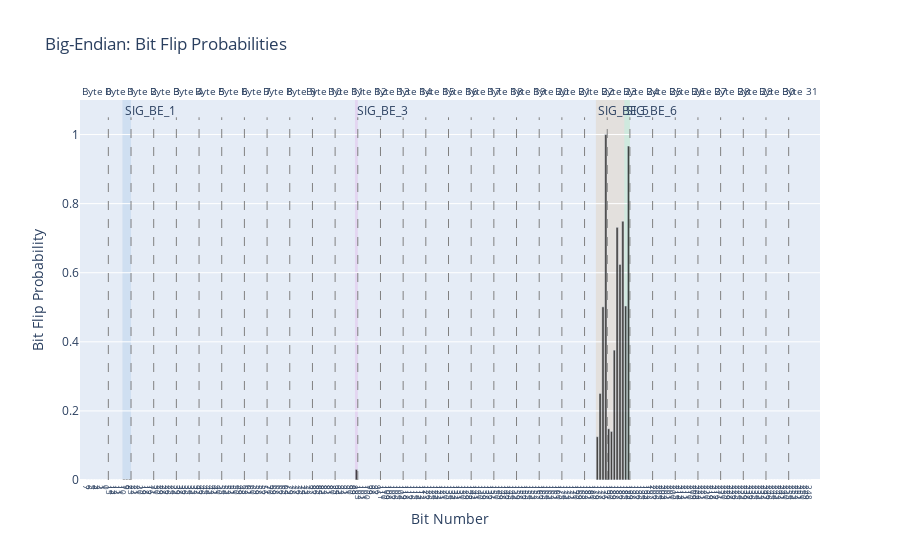

Notebook source saved alongside this figure:
### Code cell
decoder.plot_message_from_id('42A')

### Figure 1 — Plotly figure (JSON) as saved in the notebook; plotly's stock layout.template omitted (floating-point values rounded to 4 significant figures; data arrays with more than 128 entries replaced by an {"elided": "..."} marker saying what was removed)
{"data": [{"marker": {"color": "black"}, "name": "Bit Flip Probability", "opacity": 0.7, "type": "bar", "x": {"elided": "256 int values"}, "y": {"elided": "256 float values"}}], "layout": {"annotations": [{"font": {"size": 10}, "showarrow": false, "text": "Byte 0", "x": 3.5, "xanchor": "center", "xref": "x", "y": 1, "yanchor": "bottom", "yref": "y domain"}, {"font": {"size": 10}, "showarrow": false, "text": "Byte 1", "x": 11.5, "xanchor": "center", "xref": "x", "y": 1, "yanchor": "bottom", "yref": "y domain"}, {"font": {"size": 10}, "showarrow": false, "text": "Byte 2", "x": 19.5, "xanchor": "center", "xref": "x", "y": 1, "yanchor": "bottom", "yref": "y domain"}, {"font": {"size": 10}, "showarrow": false, "text": "Byte 3", "x": 27.5, "xanchor": "center", "xref": "x", "y": 1, "yanchor": "bottom", "yref": "y domain"}, {"font": {"size": 10}, "showarrow": false, "text": "Byte 4", "x": 35.5, "xanchor": "center", "xref": "x", "y": 1, "yanchor": "bottom", "yref": "y domain"}, {"font": {"size": 10}, "showarrow": false, "text": "Byte 5", "x": 43.5, "xanchor": "center", "xref": "x", "y": 1, "yanchor": "bottom", "yref": "y domain"}, {"font": {"size": 10}, "showarrow": false, "text": "Byte 6", "x": 51.5, "xanchor": "center", "xref": "x", "y": 1, "yanchor": "bottom", "yref": "y domain"}, {"font": {"size": 10}, "showarrow": false, "text": "Byte 7", "x": 59.5, "xanchor": "center", "xref": "x", "y": 1, "yanchor": "bottom", "yref": "y domain"}, {"font": {"size": 10}, "showarrow": false, "text": "Byte 8", "x": 67.5, "xanchor": "center", "xref": "x", "y": 1, "yanchor": "bottom", "yref": "y domain"}, {"font": {"size": 10}, "showarrow": false, "text": "Byte 9", "x": 75.5, "xanchor": "center", "xref": "x", "y": 1, "yanchor": "bottom", "yref": "y domain"}, {"font": {"size": 10}, "showarrow": false, "text": "Byte 10", "x": 83.5, "xanchor": "center", "xref": "x", "y": 1, "yanchor": "bottom", "yref": "y domain"}, {"font": {"size": 10}, "showarrow": false, "text": "Byte 11", "x": 91.5, "xanchor": "center", "xref": "x", "y": 1, "yanchor": "bottom", "yref": "y domain"}, {"font": {"size": 10}, "showarrow": false, "text": "Byte 12", "x": 99.5, "xanchor": "center", "xref": "x", "y": 1, "yanchor": "bottom", "yref": "y domain"}, {"font": {"size": 10}, "showarrow": false, "text": "Byte 13", "x": 107.5, "xanchor": "center", "xref": "x", "y": 1, "yanchor": "bottom", "yref": "y domain"}, {"font": {"size": 10}, "showarrow": false, "text": "Byte 14", "x": 115.5, "xanchor": "center", "xref": "x", "y": 1, "yanchor": "bottom", "yref": "y domain"}, {"font": {"size": 10}, "showarrow": false, "text": "Byte 15", "x": 123.5, "xanchor": "center", "xref": "x", "y": 1, "yanchor": "bottom", "yref": "y domain"}, {"font": {"size": 10}, "showarrow": false, "text": "Byte 16", "x": 131.5, "xanchor": "center", "xref": "x", "y": 1, "yanchor": "bottom", "yref": "y domain"}, {"font": {"size": 10}, "showarrow": false, "text": "Byte 17", "x": 139.5, "xanchor": "center", "xref": "x", "y": 1, "yanchor": "bottom", "yref": "y domain"}, {"font": {"size": 10}, "showarrow": false, "text": "Byte 18", "x": 147.5, "xanchor": "center", "xref": "x", "y": 1, "yanchor": "bottom", "yref": "y domain"}, {"font": {"size": 10}, "showarrow": false, "text": "Byte 19", "x": 155.5, "xanchor": "center", "xref": "x", "y": 1, "yanchor": "bottom", "yref": "y domain"}, {"font": {"size": 10}, "showarrow": false, "text": "Byte 20", "x": 163.5, "xanchor": "center", "xref": "x", "y": 1, "yanchor": "bottom", "yref": "y domain"}, {"font": {"size": 10}, "showarrow": false, "text": "Byte 21", "x": 171.5, "xanchor": "center", "xref": "x", "y": 1, "yanchor": "bottom", "yref": "y domain"}, {"font": {"size": 10}, "showarrow": false, "text": "Byte 22", "x": 179.5, "xanchor": "center", "xref": "x", "y": 1, "yanchor": "bottom", "yref": "y domain"}, {"font": {"size": 10}, "showarrow": false, "text": "Byte 23", "x": 187.5, "xanchor": "center", "xref": "x", "y": 1, "yanchor": "bottom", "yref": "y domain"}, {"font": {"size": 10}, "showarrow": false, "text": "Byte 24", "x": 195.5, "xanchor": "center", "xref": "x", "y": 1, "yanchor": "bottom", "yref": "y domain"}, {"font": {"size": 10}, "showarrow": false, "text": "Byte 25", "x": 203.5, "xanchor": "center", "xref": "x", "y": 1, "yanchor": "bottom", "yref": "y domain"}, {"font": {"size": 10}, "showarrow": false, "text": "Byte 26", "x": 211.5, "xanchor": "center", "xref": "x", "y": 1, "yanchor": "bottom", "yref": "y domain"}, {"font": {"size": 10}, "showarrow": false, "text": "Byte 27", "x": 219.5, "xanchor": "center", "xref": "x", "y": 1, "yanchor": "bottom", "yref": "y domain"}, {"font": {"size": 10}, "showarrow": false, "text": "Byte 28", "x": 227.5, "xanchor": "center", "xref": "x", "y": 1, "yanchor": "bottom", "yref": "y domain"}, {"font": {"size": 10}, "showarrow": false, "text": "Byte 29", "x": 235.5, "xanchor": "center", "xref": "x", "y": 1, "yanchor": "bottom", "yref": "y domain"}, {"font": {"size": 10}, "showarrow": false, "text": "Byte 30", "x": 243.5, "xanchor": "center", "xref": "x", "y": 1, "yanchor": "bottom", "yref": "y domain"}, {"font": {"size": 10}, "showarrow": false, "text": "Byte 31", "x": 251.5, "xanchor": "center", "xref": "x", "y": 1, "yanchor": "bottom", "yref": "y domain"}, {"showarrow": false, "text": "SIG_BE_1", "x": 12.5, "xanchor": "left", "xref": "x", "y": 1, "yanchor": "top", "yref": "y domain"}, {"showarrow": false, "text": "SIG_BE_3", "x": 94.5, "xanchor": "left", "xref": "x", "y": 1, "yanchor": "top", "yref": "y domain"}, {"showarrow": false, "text": "SIG_BE_5", "x": 179.5, "xanchor": "left", "xref": "x", "y": 1, "yanchor": "top", "yref": "y domain"}, {"showarrow": false, "text": "SIG_BE_6", "x": 189.5, "xanchor": "left", "xref": "x", "y": 1, "yanchor": "top", "yref": "y domain"}], "legend": {"font": {"size": 8}, "orientation": "h", "x": 0.5, "xanchor": "center", "y": -0.2}, "shapes": [{"line": {"color": "gray", "dash": "dash", "width": 1}, "type": "line", "x0": 7.5, "x1": 7.5, "y0": 0, "y1": 1.05}, {"line": {"color": "gray", "dash": "dash", "width": 1}, "type": "line", "x0": 15.5, "x1": 15.5, "y0": 0, "y1": 1.05}, {"line": {"color": "gray", "dash": "dash", "width": 1}, "type": "line", "x0": 23.5, "x1": 23.5, "y0": 0, "y1": 1.05}, {"line": {"color": "gray", "dash": "dash", "width": 1}, "type": "line", "x0": 31.5, "x1": 31.5, "y0": 0, "y1": 1.05}, {"line": {"color": "gray", "dash": "dash", "width": 1}, "type": "line", "x0": 39.5, "x1": 39.5, "y0": 0, "y1": 1.05}, {"line": {"color": "gray", "dash": "dash", "width": 1}, "type": "line", "x0": 47.5, "x1": 47.5, "y0": 0, "y1": 1.05}, {"line": {"color": "gray", "dash": "dash", "width": 1}, "type": "line", "x0": 55.5, "x1": 55.5, "y0": 0, "y1": 1.05}, {"line": {"color": "gray", "dash": "dash", "width": 1}, "type": "line", "x0": 63.5, "x1": 63.5, "y0": 0, "y1": 1.05}, {"line": {"color": "gray", "dash": "dash", "width": 1}, "type": "line", "x0": 71.5, "x1": 71.5, "y0": 0, "y1": 1.05}, {"line": {"color": "gray", "dash": "dash", "width": 1}, "type": "line", "x0": 79.5, "x1": 79.5, "y0": 0, "y1": 1.05}, {"line": {"color": "gray", "dash": "dash", "width": 1}, "type": "line", "x0": 87.5, "x1": 87.5, "y0": 0, "y1": 1.05}, {"line": {"color": "gray", "dash": "dash", "width": 1}, "type": "line", "x0": 95.5, "x1": 95.5, "y0": 0, "y1": 1.05}, {"line": {"color": "gray", "dash": "dash", "width": 1}, "type": "line", "x0": 103.5, "x1": 103.5, "y0": 0, "y1": 1.05}, {"line": {"color": "gray", "dash": "dash", "width": 1}, "type": "line", "x0": 111.5, "x1": 111.5, "y0": 0, "y1": 1.05}, {"line": {"color": "gray", "dash": "dash", "width": 1}, "type": "line", "x0": 119.5, "x1": 119.5, "y0": 0, "y1": 1.05}, {"line": {"color": "gray", "dash": "dash", "width": 1}, "type": "line", "x0": 127.5, "x1": 127.5, "y0": 0, "y1": 1.05}, {"line": {"color": "gray", "dash": "dash", "width": 1}, "type": "line", "x0": 135.5, "x1": 135.5, "y0": 0, "y1": 1.05}, {"line": {"color": "gray", "dash": "dash", "width": 1}, "type": "line", "x0": 143.5, "x1": 143.5, "y0": 0, "y1": 1.05}, {"line": {"color": "gray", "dash": "dash", "width": 1}, "type": "line", "x0": 151.5, "x1": 151.5, "y0": 0, "y1": 1.05}, {"line": {"color": "gray", "dash": "dash", "width": 1}, "type": "line", "x0": 159.5, "x1": 159.5, "y0": 0, "y1": 1.05}, {"line": {"color": "gray", "dash": "dash", "width": 1}, "type": "line", "x0": 167.5, "x1": 167.5, "y0": 0, "y1": 1.05}, {"line": {"color": "gray", "dash": "dash", "width": 1}, "type": "line", "x0": 175.5, "x1": 175.5, "y0": 0, "y1": 1.05}, {"line": {"color": "gray", "dash": "dash", "width": 1}, "type": "line", "x0": 183.5, "x1": 183.5, "y0": 0, "y1": 1.05}, {"line": {"color": "gray", "dash": "dash", "width": 1}, "type": "line", "x0": 191.5, "x1": 191.5, "y0": 0, "y1": 1.05}, {"line": {"color": "gray", "dash": "dash", "width": 1}, "type": "line", "x0": 199.5, "x1": 199.5, "y0": 0, "y1": 1.05}, {"line": {"color": "gray", "dash": "dash", "width": 1}, "type": "line", "x0": 207.5, "x1": 207.5, "y0": 0, "y1": 1.05}, {"line": {"color": "gray", "dash": "dash", "width": 1}, "type": "line", "x0": 215.5, "x1": 215.5, "y0": 0, "y1": 1.05}, {"line": {"color": "gray", "dash": "dash", "width": 1}, "type": "line", "x0": 223.5, "x1": 223.5, "y0": 0, "y1": 1.05}, {"line": {"color": "gray", "dash": "dash", "width": 1}, "type": "line", "x0": 231.5, "x1": 231.5, "y0": 0, "y1": 1.05}, {"line": {"color": "gray", "dash": "dash", "width": 1}, "type": "line", "x0": 239.5, "x1": 239.5, "y0": 0, "y1": 1.05}, {"line": {"color": "gray", "dash": "dash", "width": 1}, "type": "line", "x0": 247.5, "x1": 247.5, "y0": 0, "y1": 1.05}, {"line": {"color": "black", "width": 1}, "opacity": 0, "type": "rect", "x0": -0.5, "x1": 7.5, "xref": "x", "y0": 0, "y1": 1, "yref": "y domain"}, {"line": {"color": "black", "width": 1}, "opacity": 0, "type": "rect", "x0": 7.5, "x1": 15.5, "xref": "x", "y0": 0, "y1": 1, "yref": "y domain"}, {"line": {"color": "black", "width": 1}, "opacity": 0, "type": "rect", "x0": 15.5, "x1": 23.5, "xref": "x", "y0": 0, "y1": 1, "yref": "y domain"}, {"line": {"color": "black", "width": 1}, "opacity": 0, "type": "rect", "x0": 23.5, "x1": 31.5, "xref": "x", "y0": 0, "y1": 1, "yref": "y domain"}, {"line": {"color": "black", "width": 1}, "opacity": 0, "type": "rect", "x0": 31.5, "x1": 39.5, "xref": "x", "y0": 0, "y1": 1, "yref": "y domain"}, {"line": {"color": "black", "width": 1}, "opacity": 0, "type": "rect", "x0": 39.5, "x1": 47.5, "xref": "x", "y0": 0, "y1": 1, "yref": "y domain"}, {"line": {"color": "black", "width": 1}, "opacity": 0, "type": "rect", "x0": 47.5, "x1": 55.5, "xref": "x", "y0": 0, "y1": 1, "yref": "y domain"}, {"line": {"color": "black", "width": 1}, "opacity": 0, "type": "rect", "x0": 55.5, "x1": 63.5, "xref": "x", "y0": 0, "y1": 1, "yref": "y domain"}, {"line": {"color": "black", "width": 1}, "opacity": 0, "type": "rect", "x0": 63.5, "x1": 71.5, "xref": "x", "y0": 0, "y1": 1, "yref": "y domain"}, {"line": {"color": "black", "width": 1}, "opacity": 0, "type": "rect", "x0": 71.5, "x1": 79.5, "xref": "x", "y0": 0, "y1": 1, "yref": "y domain"}, {"line": {"color": "black", "width": 1}, "opacity": 0, "type": "rect", "x0": 79.5, "x1": 87.5, "xref": "x", "y0": 0, "y1": 1, "yref": "y domain"}, {"line": {"color": "black", "width": 1}, "opacity": 0, "type": "rect", "x0": 87.5, "x1": 95.5, "xref": "x", "y0": 0, "y1": 1, "yref": "y domain"}, {"line": {"color": "black", "width": 1}, "opacity": 0, "type": "rect", "x0": 95.5, "x1": 103.5, "xref": "x", "y0": 0, "y1": 1, "yref": "y domain"}, {"line": {"color": "black", "width": 1}, "opacity": 0, "type": "rect", "x0": 103.5, "x1": 111.5, "xref": "x", "y0": 0, "y1": 1, "yref": "y domain"}, {"line": {"color": "black", "width": 1}, "opacity": 0, "type": "rect", "x0": 111.5, "x1": 119.5, "xref": "x", "y0": 0, "y1": 1, "yref": "y domain"}, {"line": {"color": "black", "width": 1}, "opacity": 0, "type": "rect", "x0": 119.5, "x1": 127.5, "xref": "x", "y0": 0, "y1": 1, "yref": "y domain"}, {"line": {"color": "black", "width": 1}, "opacity": 0, "type": "rect", "x0": 127.5, "x1": 135.5, "xref": "x", "y0": 0, "y1": 1, "yref": "y domain"}, {"line": {"color": "black", "width": 1}, "opacity": 0, "type": "rect", "x0": 135.5, "x1": 143.5, "xref": "x", "y0": 0, "y1": 1, "yref": "y domain"}, {"line": {"color": "black", "width": 1}, "opacity": 0, "type": "rect", "x0": 143.5, "x1": 151.5, "xref": "x", "y0": 0, "y1": 1, "yref": "y domain"}, {"line": {"color": "black", "width": 1}, "opacity": 0, "type": "rect", "x0": 151.5, "x1": 159.5, "xref": "x", "y0": 0, "y1": 1, "yref": "y domain"}, {"line": {"color": "black", "width": 1}, "opacity": 0, "type": "rect", "x0": 159.5, "x1": 167.5, "xref": "x", "y0": 0, "y1": 1, "yref": "y domain"}, {"line": {"color": "black", "width": 1}, "opacity": 0, "type": "rect", "x0": 167.5, "x1": 175.5, "xref": "x", "y0": 0, "y1": 1, "yref": "y domain"}, {"line": {"color": "black", "width": 1}, "opacity": 0, "type": "rect", "x0": 175.5, "x1": 183.5, "xref": "x", "y0": 0, "y1": 1, "yref": "y domain"}, {"line": {"color": "black", "width": 1}, "opacity": 0, "type": "rect", "x0": 183.5, "x1": 191.5, "xref": "x", "y0": 0, "y1": 1, "yref": "y domain"}, {"line": {"color": "black", "width": 1}, "opacity": 0, "type": "rect", "x0": 191.5, "x1": 199.5, "xref": "x", "y0": 0, "y1": 1, "yref": "y domain"}, {"line": {"color": "black", "width": 1}, "opacity": 0, "type": "rect", "x0": 199.5, "x1": 207.5, "xref": "x", "y0": 0, "y1": 1, "yref": "y domain"}, {"line": {"color": "black", "width": 1}, "opacity": 0, "type": "rect", "x0": 207.5, "x1": 215.5, "xref": "x", "y0": 0, "y1": 1, "yref": "y domain"}, {"line": {"color": "black", "width": 1}, "opacity": 0, "type": "rect", "x0": 215.5, "x1": 223.5, "xref": "x", "y0": 0, "y1": 1, "yref": "y domain"}, {"line": {"color": "black", "width": 1}, "opacity": 0, "type": "rect", "x0": 223.5, "x1": 231.5, "xref": "x", "y0": 0, "y1": 1, "yref": "y domain"}, {"line": {"color": "black", "width": 1}, "opacity": 0, "type": "rect", "x0": 231.5, "x1": 239.5, "xref": "x", "y0": 0, "y1": 1, "yref": "y domain"}, {"line": {"color": "black", "width": 1}, "opacity": 0, "type": "rect", "x0": 239.5, "x1": 247.5, "xref": "x", "y0": 0, "y1": 1, "yref": "y domain"}, {"line": {"color": "black", "width": 1}, "opacity": 0, "type": "rect", "x0": 247.5, "x1": 255.5, "xref": "x", "y0": 0, "y1": 1, "yref": "y domain"}, {"fillcolor": "#79A8DD", "layer": "below", "line": {"width": 0}, "opacity": 0.2, "type": "rect", "x0": 12.5, "x1": 15.5, "xref": "x", "y0": 0, "y1": 1, "yref": "y domain"}, {"fillcolor": "#DD79DA", "layer": "below", "line": {"width": 0}, "opacity": 0.2, "type": "rect", "x0": 94.5, "x1": 95.5, "xref": "x", "y0": 0, "y1": 1, "yref": "y domain"}, {"fillcolor": "#DDAE79", "layer": "below", "line": {"width": 0}, "opacity": 0.2, "type": "rect", "x0": 179.5, "x1": 189.5, "xref": "x", "y0": 0, "y1": 1, "yref": "y domain"}, {"fillcolor": "#79DD7C", "layer": "below", "line": {"width": 0}, "opacity": 0.2, "type": "rect", "x0": 189.5, "x1": 191.5, "xref": "x", "y0": 0, "y1": 1, "yref": "y domain"}], "title": {"text": "Big-Endian: Bit Flip Probabilities"}, "xaxis": {"tickfont": {"size": 8}, "tickmode": "array", "ticktext": {"elided": "256 int values"}, "tickvals": {"elided": "256 int values"}, "title": {"text": "Bit Number"}}, "yaxis": {"range": [0, 1.1], "title": {"text": "Bit Flip Probability"}}}}
